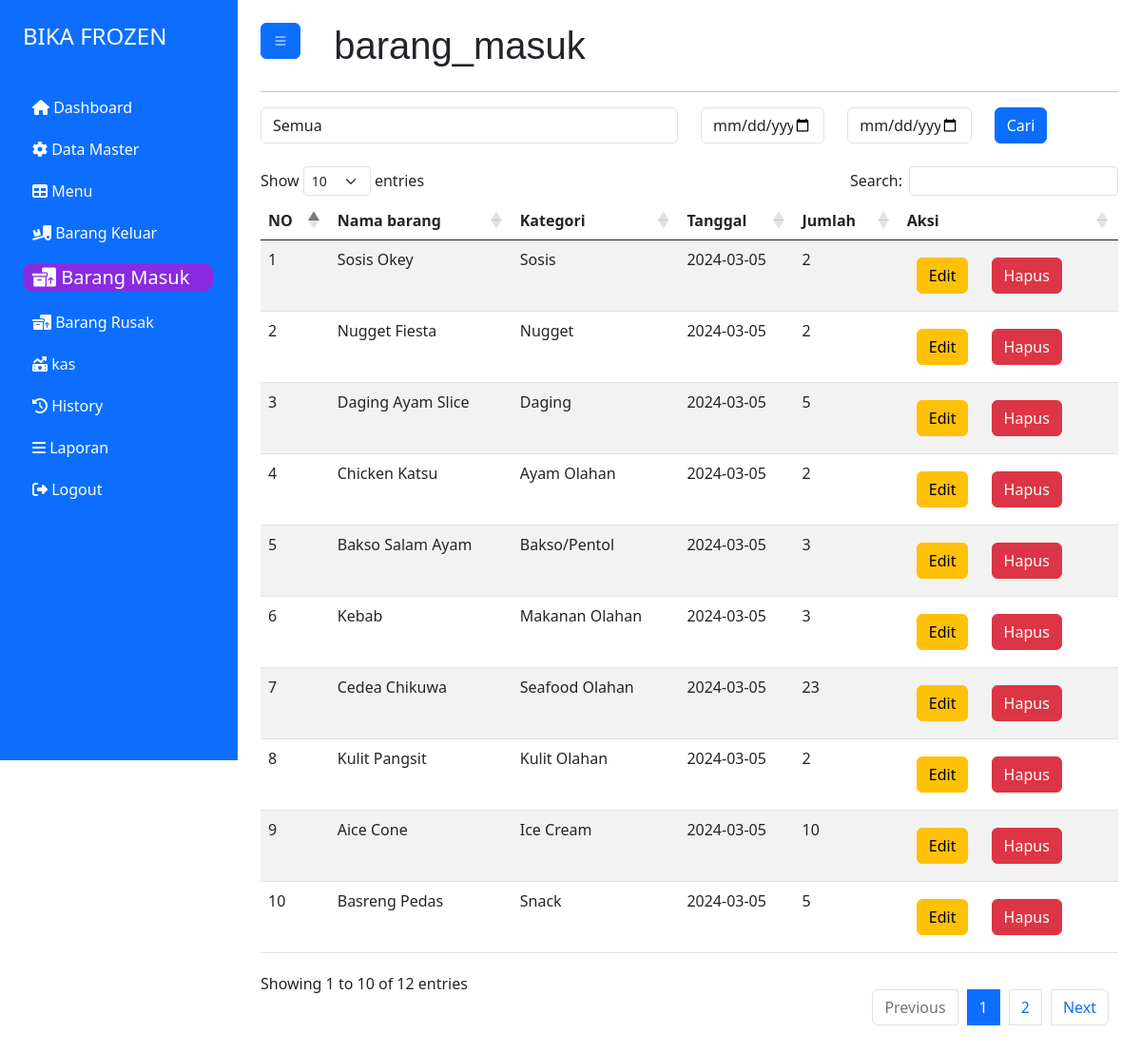
Page /index.php?page=barang_masuk (signed in) on the committed database.
### tables this page shows
CREATE TABLE `barang_masuk` (
  `id_barang_masuk` int(11) NOT NULL,
  `id_supplier` int(11) NOT NULL,
  `id_barang` int(11) NOT NULL,
  `jumlah` int(11) NOT NULL,
  `tgl` date NOT NULL
);

CREATE TABLE `barang` (
  `id_barang` int(11) NOT NULL,
  `id_kategori` int(11) NOT NULL,
  `nm_barang` varchar(100) NOT NULL,
  `jumlah` int(10) NOT NULL,
  `foto` varchar(150) NOT NULL,
  `harga` varchar(20) NOT NULL
);

CREATE TABLE `kategori` (
  `id_kategori` int(11) NOT NULL,
  `nm_kategori` varchar(50) NOT NULL
);

### halaman/barang_masuk/list.php (the view, shortened to what this page needs)
<?php
    include "././koneksi.php";
    @$id_k = substr($_GET['id_kategori'],0,4);
    @$dari = $_GET['dari'];
    @$sampai = $_GET['sampai'];
    if(empty($dari) && empty($sampai)){
        if(empty($id_k)){
            $query = mysqli_query($koneksi,"SELECT barang.*,barang_masuk.*,kategori.*, barang_masuk.jumlah as jum FROM barang_masuk JOIN barang ON barang.id_barang = barang_masuk.id_barang JOIN kategori ON kategori.id_kategori = barang.id_kategori ");
        }else{
            $query = mysqli_query($koneksi,"SELECT barang.*,barang_masuk.*,kategori.*, barang_masuk.jumlah as jum FROM barang_masuk JOIN barang ON barang.id_barang = barang_masuk.id_barang JOIN kategori ON kategori.id_kategori = barang.id_kategori WHERE barang.id_kategori = '$id_k' ");
        }
    }
?>
<div class="row">
    <div class="col-12">
        <form action="" method="get">
            <div class="row">
                <div class="col-6">
                    <select name="id_kategori" class="form-control" id="">
                        <option value="">Semua</option>
                    </select>
                </div>
                <div class="col-2">
                    <input type="date" class="form-control" value="<?= $dari ?>" name="dari">
                </div>
                <div class="col-2">
                    <input type="date" class="form-control" value="<?= $sampai ?>" name="sampai">
                </div>
                <div class="col-2">
                    <button type="submit" class="btn btn-primary">Cari</button>
                </div>
            </div>
        </form>
    </div>
</div>
<div>
    <br>
    <table id="example" class="table table-striped" style="width:100%">
        <thead>
            <tr>
                <th>NO</th>
                <th>Nama barang</th>
                <th>Kategori</th>
                <th>Tanggal</th>
                <th>Jumlah</th>
                <th>Aksi</th>
            </tr>
        </thead>
        <tbody>
            <?php
                $no = 1;
                while($row = mysqli_fetch_array($query)){
                    ?>
            <tr>
                <td><?= $no++ ?></td>
                <td><?= $row['nm_barang'] ?></td>
                <td><?= $row['nm_kategori'] ?></td>
                <td><?= $row['tgl'] ?></td>
                <td><?= $row['jum'] ?></td>
                <td>
                    <a href="index.php?page=edit_barang_masuk&id=<?= $row['id_barang_masuk']?>"
                        class="btn btn-warning">Edit</a>
                    <a href="index.php?page=hapus_barang_masuk&id=<?= $row['id_barang_masuk']?>" class="btn btn-danger"
                        onclick="return confirm('Apakah anda yakin ingin menghapus ini ?')">Hapus</a>
                </td>
            </tr>
            <?php
                }
            ?>
        </tbody>
    </table>
</div>

### index.php (style rules this page uses)
a { text-decoration: none; margin: 10px; }

### rows in the picture
barang_masuk: id_barang.nm_barang "Sosis Okey", kategori.nm_kategori "Sosis", tgl "2024-03-05", jumlah "2"
barang_masuk: id_barang.nm_barang "Nugget Fiesta", kategori.nm_kategori "Nugget", tgl "2024-03-05", jumlah "2"
barang_masuk: id_barang.nm_barang "Daging Ayam Slice", kategori.nm_kategori "Daging", tgl "2024-03-05", jumlah "5"
barang_masuk: id_barang.nm_barang "Chicken Katsu", kategori.nm_kategori "Ayam Olahan", tgl "2024-03-05", jumlah "2"
barang_masuk: id_barang.nm_barang "Bakso Salam Ayam", kategori.nm_kategori "Bakso/Pentol", tgl "2024-03-05", jumlah "3"
barang_masuk: id_barang.nm_barang "Kebab", kategori.nm_kategori "Makanan Olahan", tgl "2024-03-05", jumlah "3"
barang_masuk: id_barang.nm_barang "Cedea Chikuwa", kategori.nm_kategori "Seafood Olahan", tgl "2024-03-05", jumlah "23"
barang_masuk: id_barang.nm_barang "Kulit Pangsit", kategori.nm_kategori "Kulit Olahan", tgl "2024-03-05", jumlah "2"
barang_masuk: id_barang.nm_barang "Aice Cone", kategori.nm_kategori "Ice Cream", tgl "2024-03-05", jumlah "10"
barang_masuk: id_barang.nm_barang "Basreng Pedas", kategori.nm_kategori "Snack", tgl "2024-03-05", jumlah "5"

### other values in the picture
$hal "barang_masuk"
